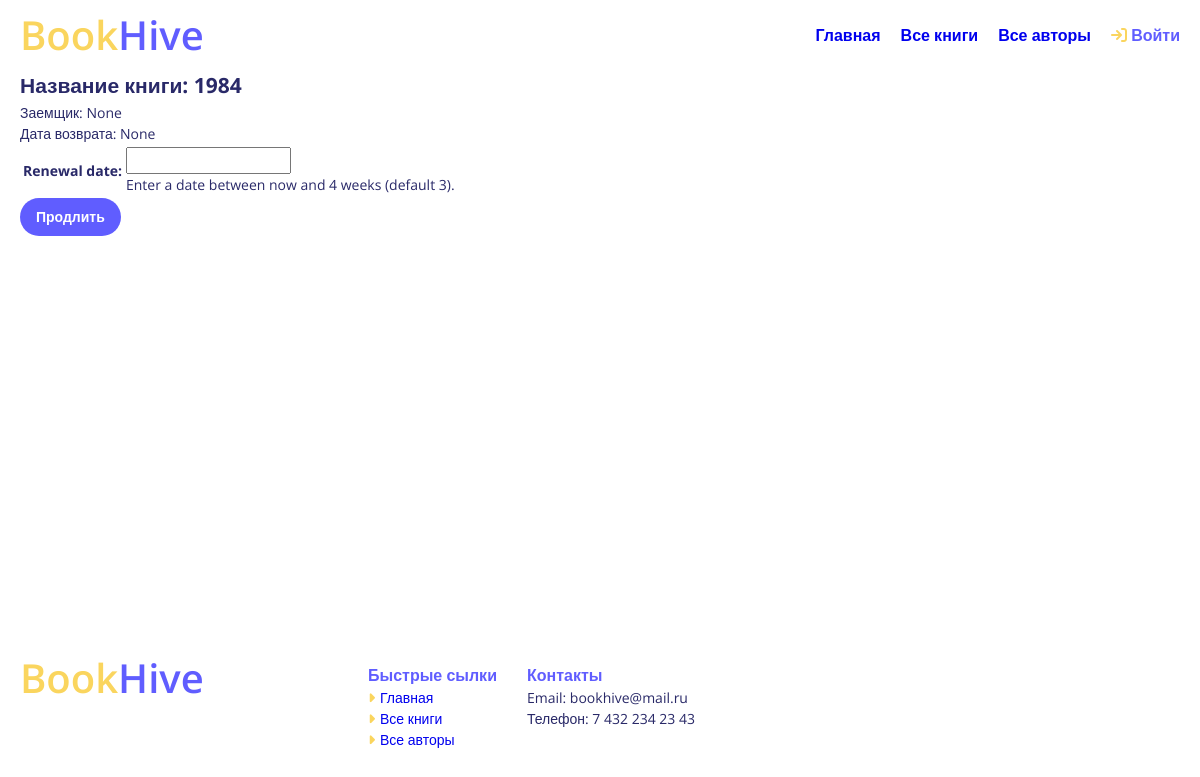
Page /catalog/book/daacf004-a77d-4e11-814d-d4e65545e4b8/renew/ on the earlier database version.
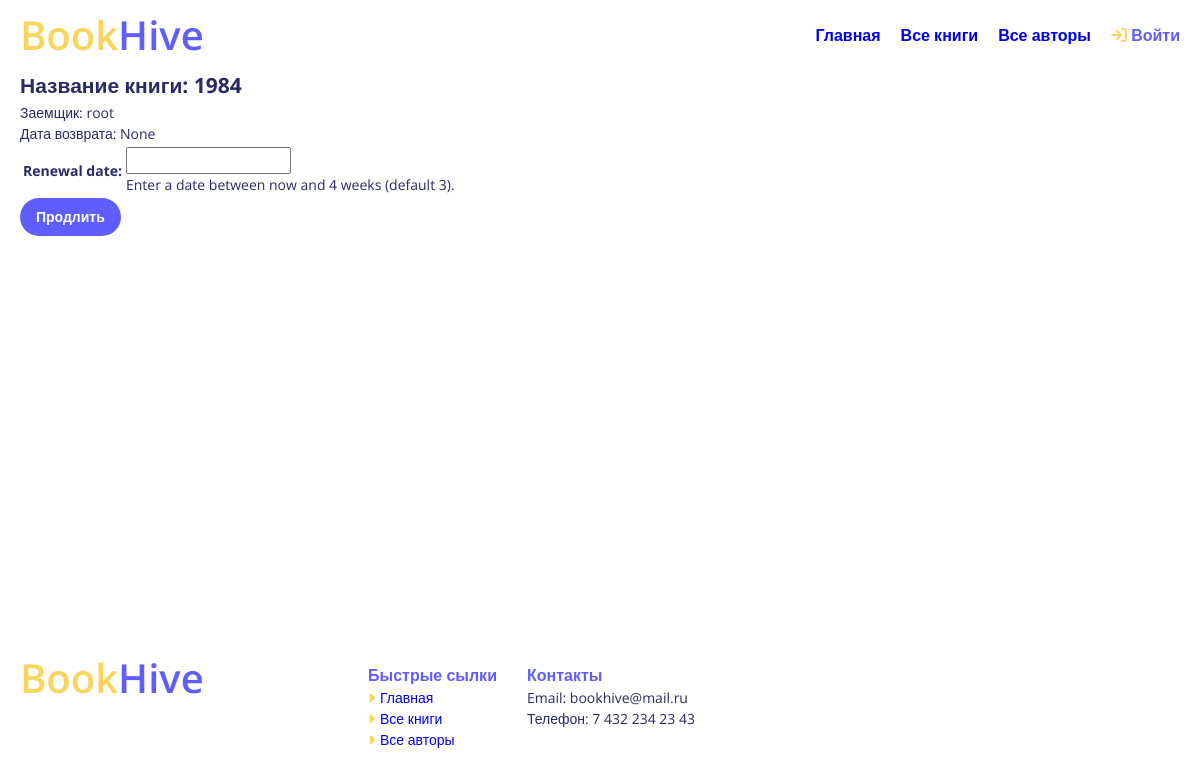
Same page on the later database version.
### catalog/models.py (models this page shows, shortened)
class BookInstance(models.Model):
    id = models.UUIDField(primary_key=True, default=uuid.uuid4, help_text="Уникальный идентификатор для данной книги в библиотеке")
    book = models.ForeignKey('Book', on_delete=models.SET_NULL, null=True)
    imprint = models.CharField(max_length=200)
    due_back = models.DateField(null=True, blank=True, help_text="Дата возврата")
    borrower = models.ForeignKey(User, on_delete=models.SET_NULL, null=True, blank=True)
    LOAN_STATUS = (
        ('m', 'Обслуживание'),
        ('o', 'Выдана'),
        ('a', 'Доступна'),
        ('r', 'Зарезервирована'),
    )
    status = models.CharField(max_length=1, choices=LOAN_STATUS, blank=True, default='m', help_text='Доступность книги')
    class Meta:
        ordering = ["due_back"]
        permissions = (("can_mark_returned", "Установка статуса 'Возвращена'"),)
    @property
    def is_overdue(self):
        if self.due_back and date.today() > self.due_back:
            return True
        return False

class Book(models.Model):
    image = models.ImageField(null=True, blank=True,default='default.jpg', upload_to='Books')
    title = models.CharField(max_length=200)
    author = models.ForeignKey('Author', on_delete=models.SET_NULL, null=True)
    summary = models.TextField(max_length=1000, help_text="Введите краткое описание книги")
    isbn = models.CharField('ISBN',max_length=13, help_text='13-значный номер <a href="https://www.isbn-international.org/content/what-isbn">ISBN</a>')
    genre = models.ManyToManyField(Genre, help_text="Выберите жанры для этой книги")
    def display_genre(self):
        """
        Создает строку для жанра. Необходимо для отображения жанра в админке.
        """
        return ', '.join([ genre.name for genre in self.genre.all()[:3] ])
    display_genre.short_description = 'Жанр'

### catalog/views.py (the view)
# urls.py: re_path(r'^book/(?P<pk>[-\w]+)/renew/$', views.renew_book_librarian, name='renew-book-librarian'),
def renew_book_librarian(request, pk):
    book_inst = get_object_or_404(BookInstance, pk=pk)
    if request.method == 'POST':
        form = RenewBookForm(request.POST)
        if form.is_valid():
            book_inst.due_back = form.cleaned_data['due_back']
            book_inst.save()
            return HttpResponseRedirect(reverse('profile') )
    else:
        proposed_renewal_date = datetime.date.today() + datetime.timedelta(weeks=3)
        form = RenewBookForm(initial={'renewal_date': proposed_renewal_date,})
    return render(request, 'catalog/book_renew_librarian.html', {'form': form, 'bookinst':book_inst})

### catalog/forms.py (shortened to what this page needs)
class RenewBookForm(forms.ModelForm):
    class Meta:
        model = BookInstance
        fields = ['due_back',]
        labels = { 'due_back': _('Renewal date'), }
        help_texts = { 'due_back': _('Enter a date between now and 4 weeks (default 3).'), }

### catalog/templates/catalog/book_renew_librarian.html (shortened to what this page needs)
{% extends "base_generic.html" %}
{% block content %}
    <div class="__container">
        <h1>Название книги: {{bookinst.book.title}}</h1>
        <p>Заемщик: {{bookinst.borrower}}</p>
        <p{% if bookinst.is_overdue %} class="text-danger"{% endif %}>Дата возврата: {{bookinst.due_back}}</p>
        <form action="" method="post">
            <table>
            {{ form }}
            </table>
            <input class="btn default_btn" type="submit" value="Продлить" />
        </form>
    </div>
{% endblock %}

Differences in the rows shown:
changed BookInstance "None": borrower "None" → "root"
